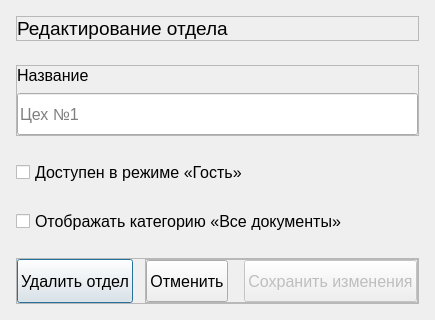
<?xml version="1.0" encoding="UTF-8"?>
<ui version="4.0">
 <class>Dialog</class>
 <widget class="QDialog" name="Dialog">
  <property name="windowModality">
   <enum>Qt::ApplicationModal</enum>
  </property>
  <property name="geometry">
   <rect>
    <x>0</x>
    <y>0</y>
    <width>404</width>
    <height>300</height>
   </rect>
  </property>
  <property name="minimumSize">
   <size>
    <width>0</width>
    <height>0</height>
   </size>
  </property>
  <property name="maximumSize">
   <size>
    <width>16777215</width>
    <height>16777215</height>
   </size>
  </property>
  <property name="windowTitle">
   <string>Dialog</string>
  </property>
  <property name="modal">
   <bool>true</bool>
  </property>
  <layout class="QVBoxLayout" name="verticalLayout_3">
   <property name="spacing">
    <number>24</number>
   </property>
   <property name="leftMargin">
    <number>16</number>
   </property>
   <property name="topMargin">
    <number>16</number>
   </property>
   <property name="rightMargin">
    <number>16</number>
   </property>
   <property name="bottomMargin">
    <number>16</number>
   </property>
   <item>
    <widget class="QFrame" name="texts_frame">
     <property name="frameShape">
      <enum>QFrame::StyledPanel</enum>
     </property>
     <property name="frameShadow">
      <enum>QFrame::Raised</enum>
     </property>
     <layout class="QVBoxLayout" name="verticalLayout">
      <property name="spacing">
       <number>24</number>
      </property>
      <property name="leftMargin">
       <number>0</number>
      </property>
      <property name="topMargin">
       <number>0</number>
      </property>
      <property name="rightMargin">
       <number>0</number>
      </property>
      <property name="bottomMargin">
       <number>0</number>
      </property>
      <item>
       <widget class="QLabel" name="label_label">
        <property name="font">
         <font>
          <pointsize>14</pointsize>
         </font>
        </property>
        <property name="text">
         <string>Редактирование отдела</string>
        </property>
       </widget>
      </item>
     </layout>
    </widget>
   </item>
   <item>
    <widget class="QFrame" name="name_frame">
     <property name="frameShape">
      <enum>QFrame::StyledPanel</enum>
     </property>
     <property name="frameShadow">
      <enum>QFrame::Raised</enum>
     </property>
     <layout class="QVBoxLayout" name="verticalLayout_2">
      <property name="spacing">
       <number>8</number>
      </property>
      <property name="leftMargin">
       <number>0</number>
      </property>
      <property name="topMargin">
       <number>0</number>
      </property>
      <property name="rightMargin">
       <number>0</number>
      </property>
      <property name="bottomMargin">
       <number>0</number>
      </property>
      <item>
       <widget class="QLabel" name="lineedit_label">
        <property name="font">
         <font>
          <pointsize>12</pointsize>
         </font>
        </property>
        <property name="text">
         <string>Название</string>
        </property>
       </widget>
      </item>
      <item>
       <widget class="IconLineEdit" name="name_lineEdit">
        <property name="minimumSize">
         <size>
          <width>0</width>
          <height>42</height>
         </size>
        </property>
        <property name="font">
         <font>
          <pointsize>12</pointsize>
         </font>
        </property>
        <property name="styleSheet">
         <string notr="true"/>
        </property>
        <property name="inputMask">
         <string/>
        </property>
        <property name="text">
         <string/>
        </property>
        <property name="placeholderText">
         <string>Цех №1</string>
        </property>
       </widget>
      </item>
     </layout>
    </widget>
   </item>
   <item>
    <widget class="QCheckBox" name="guest_show_checkBox">
     <property name="font">
      <font>
       <pointsize>12</pointsize>
      </font>
     </property>
     <property name="text">
      <string>Доступен в режиме «Гость»</string>
     </property>
    </widget>
   </item>
   <item>
    <widget class="QCheckBox" name="all_docs_checkBox">
     <property name="font">
      <font>
       <pointsize>12</pointsize>
      </font>
     </property>
     <property name="text">
      <string>Отображать категорию «Все документы»</string>
     </property>
    </widget>
   </item>
   <item>
    <widget class="QFrame" name="buttons_frame">
     <property name="frameShape">
      <enum>QFrame::StyledPanel</enum>
     </property>
     <property name="frameShadow">
      <enum>QFrame::Raised</enum>
     </property>
     <layout class="QHBoxLayout" name="horizontalLayout">
      <property name="spacing">
       <number>12</number>
      </property>
      <property name="leftMargin">
       <number>0</number>
      </property>
      <property name="topMargin">
       <number>0</number>
      </property>
      <property name="rightMargin">
       <number>0</number>
      </property>
      <property name="bottomMargin">
       <number>0</number>
      </property>
      <item>
       <widget class="TertiaryButton" name="delete_department_pushButton">
        <property name="sizePolicy">
         <sizepolicy hsizetype="Preferred" vsizetype="Expanding">
          <horstretch>0</horstretch>
          <verstretch>0</verstretch>
         </sizepolicy>
        </property>
        <property name="minimumSize">
         <size>
          <width>0</width>
          <height>42</height>
         </size>
        </property>
        <property name="font">
         <font>
          <pointsize>12</pointsize>
         </font>
        </property>
        <property name="text">
         <string>Удалить отдел</string>
        </property>
       </widget>
      </item>
      <item>
       <spacer name="horizontalSpacer">
        <property name="orientation">
         <enum>Qt::Horizontal</enum>
        </property>
        <property name="sizeHint" stdset="0">
         <size>
          <width>40</width>
          <height>20</height>
         </size>
        </property>
       </spacer>
      </item>
      <item>
       <widget class="QFrame" name="actions_buttons_frame">
        <property name="frameShape">
         <enum>QFrame::StyledPanel</enum>
        </property>
        <property name="frameShadow">
         <enum>QFrame::Raised</enum>
        </property>
        <layout class="QHBoxLayout" name="horizontalLayout_2">
         <property name="spacing">
          <number>16</number>
         </property>
         <property name="leftMargin">
          <number>0</number>
         </property>
         <property name="topMargin">
          <number>0</number>
         </property>
         <property name="rightMargin">
          <number>0</number>
         </property>
         <property name="bottomMargin">
          <number>0</number>
         </property>
         <item>
          <widget class="TertiaryButton" name="cancel_pushButton">
           <property name="sizePolicy">
            <sizepolicy hsizetype="Preferred" vsizetype="Expanding">
             <horstretch>0</horstretch>
             <verstretch>0</verstretch>
            </sizepolicy>
           </property>
           <property name="minimumSize">
            <size>
             <width>0</width>
             <height>42</height>
            </size>
           </property>
           <property name="font">
            <font>
             <pointsize>12</pointsize>
            </font>
           </property>
           <property name="text">
            <string>Отменить</string>
           </property>
          </widget>
         </item>
         <item>
          <widget class="PrimaryButton" name="accept_pushButton">
           <property name="enabled">
            <bool>false</bool>
           </property>
           <property name="sizePolicy">
            <sizepolicy hsizetype="Expanding" vsizetype="Expanding">
             <horstretch>0</horstretch>
             <verstretch>0</verstretch>
            </sizepolicy>
           </property>
           <property name="minimumSize">
            <size>
             <width>0</width>
             <height>42</height>
            </size>
           </property>
           <property name="font">
            <font>
             <pointsize>12</pointsize>
            </font>
           </property>
           <property name="text">
            <string>Сохранить изменения</string>
           </property>
          </widget>
         </item>
        </layout>
       </widget>
      </item>
     </layout>
    </widget>
   </item>
  </layout>
 </widget>
 <customwidgets>
  <customwidget>
   <class>PrimaryButton</class>
   <extends>QPushButton</extends>
   <header>..custom_widgets</header>
  </customwidget>
  <customwidget>
   <class>TertiaryButton</class>
   <extends>QPushButton</extends>
   <header>..custom_widgets</header>
  </customwidget>
  <customwidget>
   <class>IconLineEdit</class>
   <extends>QLineEdit</extends>
   <header>..custom_widgets</header>
  </customwidget>
 </customwidgets>
 <resources>
  <include location="../../resources/icons/icons_resources.qrc"/>
 </resources>
 <connections/>
</ui>
